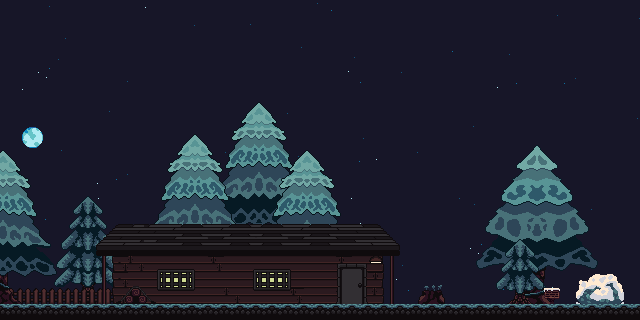

This game map was drawn from its Tiled (.tmx) file and the tilesets committed beside it. A one-line description and the trimmed map source follow:
An orthogonal 40x20 tile map with 16x16 px tiles, 6 tile layers (décor 5, décor 4, décor 3, décor 2, ...), 2 tilesets, 1 image layer and 2 objects.

<map version="1.10" tiledversion="1.12.1" orientation="orthogonal" renderorder="right-down" width="40" height="20" tilewidth="16" tileheight="16" infinite="0" nextlayerid="14" nextobjectid="4">
 <tileset firstgid="1" source="Basic Tiles Only.tsx" />
 <tileset firstgid="4817" source="2.tsx" />
 <imagelayer id="11" name="bg_end" offsetx="0.0366319" offsety="0.0133681">
  <image source="é.png" width="640" height="320" />
 </imagelayer>
 <objectgroup id="6" name="collisions">
  <object id="2" x="0" y="303.875" width="640" height="16.125" />
  <object id="3" x="0" y="288" width="111.875" height="0.25" />
 </objectgroup>
 <layer id="7" name="décor 5" width="40" height="20">
  <data>[800 cells, 80 non-empty, 80 distinct tile ids]</data>
 </layer>
 <layer id="8" name="décor 4" width="40" height="20">
  <data>[800 cells, 186 non-empty, 116 distinct tile ids]</data>
 </layer>
 <layer id="2" name="décor 3" width="40" height="20">
  <data>[800 cells, 30 non-empty, 21 distinct tile ids]</data>
 </layer>
 <layer id="1" name="décor 2" width="40" height="20">
  <data>[800 cells, 228 non-empty, 128 distinct tile ids]</data>
 </layer>
 <layer id="3" name="décor 1" width="40" height="20">
  <data>[800 cells, 97 non-empty, 85 distinct tile ids]</data>
 </layer>
 <layer id="13" name="décor 0" width="40" height="20">
  <data>[800 cells, 7 non-empty, 7 distinct tile ids]</data>
 </layer>
</map>
